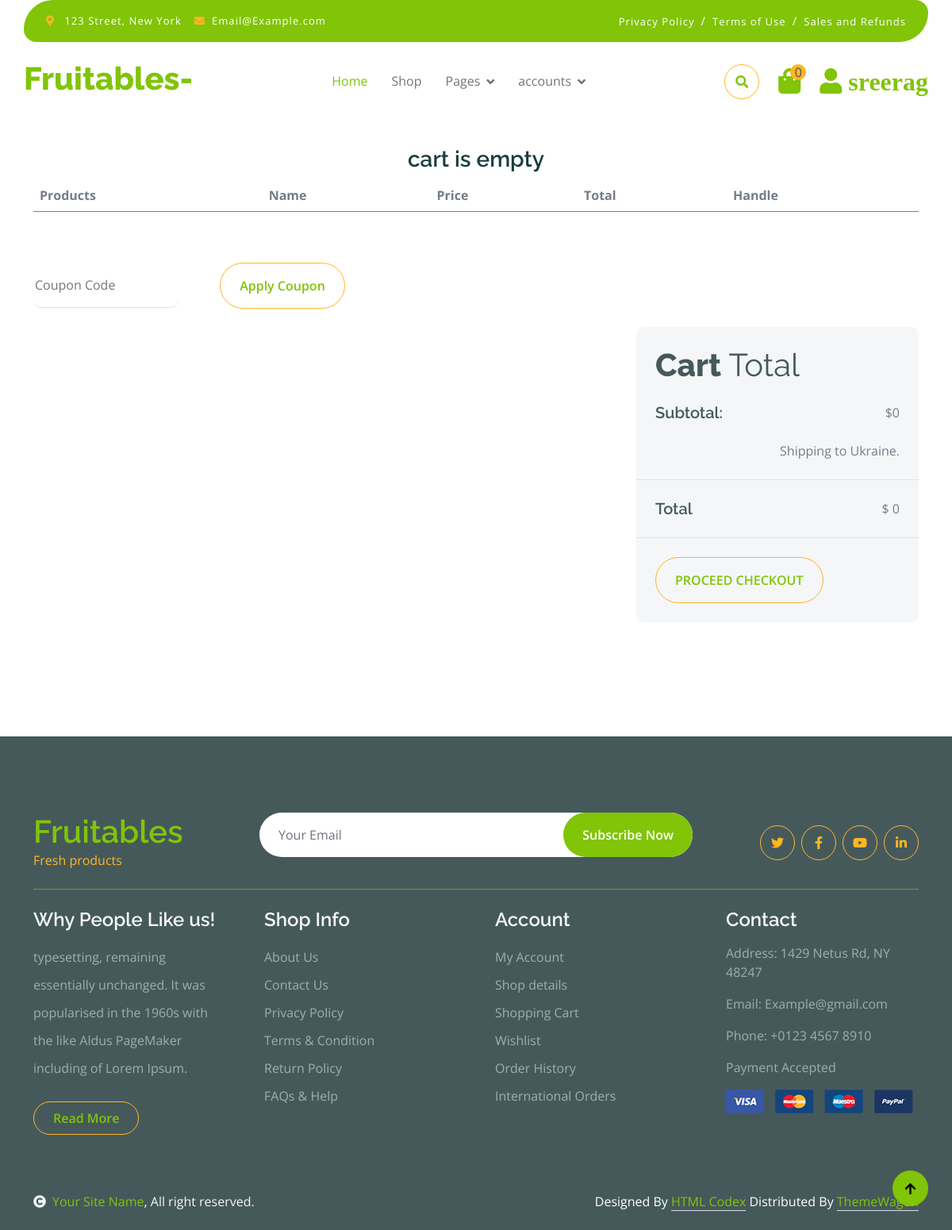
The page /cart/ (signed in) on the database as committed earlier.
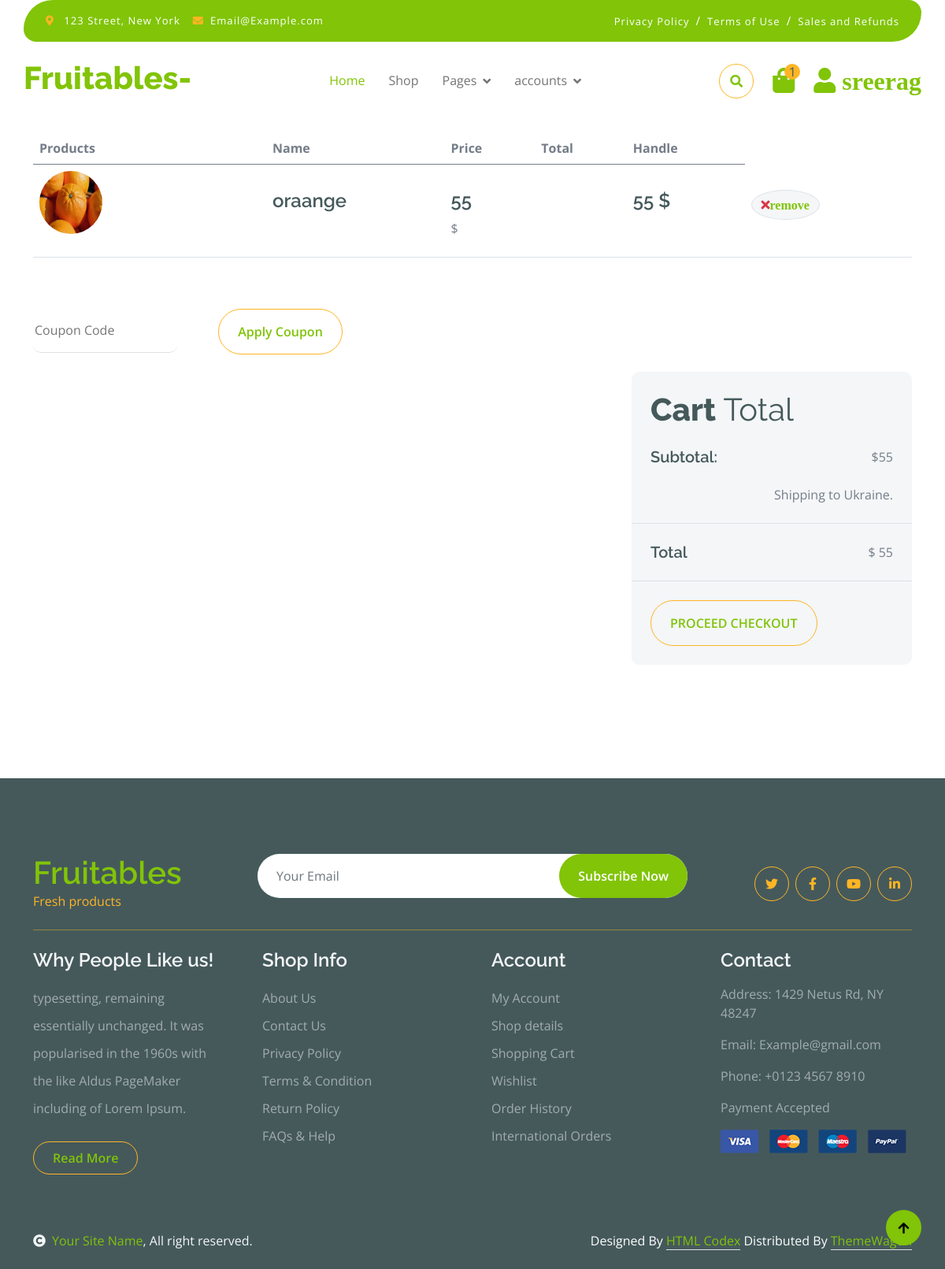
The same page on the database as committed later.
### cart/models.py (models this page shows, shortened)
class Cart(models.Model):
    product = models.ForeignKey(
        Product, on_delete=models.CASCADE, blank=True, null=True)
    user = models.ForeignKey(
        User, on_delete=models.CASCADE, blank=True, null=True)
    qty = models.IntegerField(default=1)
    total = models.IntegerField(blank=True, null=True)

### app/models.py (models this page shows)
class Product(models.Model):
    name = models.CharField(max_length=50, blank=True, null=True)
    desc = models.TextField(blank=True, null=True)
    price = models.IntegerField(blank=True, null=True)
    image = models.ImageField(
        upload_to='images', default='image not available')
    thumbnails = models.ImageField(upload_to='thumbnail', blank=True)
    categ = models.ForeignKey(
        'category', on_delete=models.CASCADE, blank=True, null=True)
    created = models.DateTimeField(auto_now=True)
    def __str__(self):
        return self.name
    class Meta:
        ordering = ['-created']

### cart/views.py (the view)
# urls.py: path('',cart,name='cart'),
def cart(request, *args, **kwargs):
    cart = Cart.objects.filter(user=request.user)
    cart_count=cart.count()
    if cart_count == 0:
        messages.info(request,"cart is empty")
    cart_total=0
    for i in cart:
        cart_total=cart_total+i.total
    context = {'cart': cart,'cart_count':cart_count,'cart_total':cart_total}
    return render(request, 'cart.html', context)

### templates/cart.html
   {% extends 'index.html' %}
   {% block cart %}
     <br>
     <br>
     <br>
   <div class="container-fluid py-5 ">
    <div class="container py-5">
        <div class="table-responsive">
            <table class="table">
                <thead>
                  <tr>
                    <th scope="col">Products</th>
                    <th scope="col">Name</th>
                    <th scope="col">Price</th>
                    <th scope="col">Total</th>
                    <th scope="col">Handle</th>
                  </tr>
                </thead>
                <tbody>
                    {% include "messages.html" %}
                    {% for i in cart  %}
                    <tr>
                        <th scope="row p-5">
                            <div class="d-flex align-items-center">
                                <img src="{{i.product.image.url}}" class="img-fluid me-5 rounded-circle" style="width: 80px; height: 80px;" alt="">
                            </div>
                        </th>
                        <td>
                            <p class="mb-0 mt-4"><h4>{{i.product}}</h4></p>
                        </td>
                        <td>
                            <p class="mb-0 mt-4"><h4>{{i.product.price}} </h4>$</p>
                        </td>
                        <td>
                        </td>
                        <td>
                            <p class="mb-0 mt-4"><h4>{{i.total}}  $</h4> </p>
                        </td>
                        <td>
                            <button class="btn btn-md rounded-circle bg-light border mt-4" >
                                <i class="fa fa-times text-danger"><a href="{% url 'remove-from-cart' i.id %}">remove</a></i>
                            </button>
                        </td>
                    </tr>
                    {% endfor %}
                </tbody>
            </table>
        </div>
        <div class="mt-5">
            <input type="text" class="border-0 border-bottom rounded me-5 py-3 mb-4" placeholder="Coupon Code">
            <button class="btn border-secondary rounded-pill px-4 py-3 text-primary" type="button">Apply Coupon</button>
        </div>
        <div class="row g-4 justify-content-end">
            <div class="col-8"></div>
            <div class="col-sm-8 col-md-7 col-lg-6 col-xl-4">
                <div class="bg-light rounded">
                    <div class="p-4">
                        <h1 class="display-6 mb-4">Cart <span class="fw-normal">Total</span></h1>
                        <div class="d-flex justify-content-between mb-4">
                            <h5 class="mb-0 me-4">Subtotal:</h5>
                            <p class="mb-0">${{cart_total}}</p>
                        </div>
                        <p class="mb-0 text-end">Shipping to Ukraine.</p>
                    </div>
                    <div class="py-4 mb-4 border-top border-bottom d-flex justify-content-between">
                        <h5 class="mb-0 ps-4 me-4">Total</h5>
                        <p class="mb-0 pe-4">$ {{cart_total}}</p>
                    </div>
                    <button class="btn border-secondary rounded-pill px-4 py-3 text-primary text-uppercase mb-4 ms-4" type="button"><a href="{% url 'checkout' %}">Proceed Checkout</a></button>
                </div>
            </div>
        </div>
    </div>
</div>
{% endblock cart %}

### templates/index.html (shortened to what the changed rows need)
{% load static %}
<!DOCTYPE html>
<html lang="en">
  <head>
    <link
      rel="stylesheet"
      href="https://use.fontawesome.com/releases/v5.15.4/css/all.css"
    />
    <link
      href="https://cdn.jsdelivr.net/npm/bootstrap-icons@1.4.1/font/bootstrap-icons.css"
      rel="stylesheet"
    />
    <link
      href="{% static 'lib/lightbox/css/lightbox.min.css' %}"
      rel="stylesheet"
    />
    <link
      href="{% static 'lib/owlcarousel/assets/owl.carousel.min.css' %}"
      rel="stylesheet"
    />
    <link href="{% static 'css1/bootstrap.min.css' %}" rel="stylesheet" />
    <link href="{% static 'css1/style.css' %}" rel="stylesheet" />
  </head>
  <body>
    <div class="container-fluid fixed-top">
      <div class="container px-0">
        <nav class="navbar navbar-light bg-white navbar-expand-xl">
          <a href="index.html" class="navbar-brand"
            ><h1 class="text-primary display-6">Fruitables-</h1></a
          >
          <div class="collapse navbar-collapse bg-white" id="navbarCollapse">
            <div class="d-flex m-3 me-0">
              <a href="{% url 'cart' %}" class="position-relative me-4 my-auto">
                <i class="fa fa-shopping-bag fa-2x"></i>
                <span
                  class="position-absolute bg-secondary rounded-circle d-flex align-items-center justify-content-center text-dark px-1"
                  style="top: -5px; left: 15px; height: 20px; min-width: 20px"
                  >{{cart_count}}</span
                >
              </a>
            </div>
          </div>
        </nav>
      </div>
    </div>
    {% block cart %}
    {% endblock cart %}
    <div class="container-fluid bg-dark text-white-50 footer pt-5 mt-5">
      <div class="container py-5">
        <div
          class="pb-4 mb-4"
          style="border-bottom: 1px solid rgba(226, 175, 24, 0.5)"
        >
          <div class="row g-4">
            <div class="col-lg-3">
              <a href="#">
                <h1 class="text-primary mb-0">Fruitables</h1>
              </a>
            </div>
          </div>
        </div>
      </div>
    </div>
  </body>
</html>

Rows that differ between the two databases and show on the page:
added Cart: product.image (picture), product "oraange", product.price "55", total "55"
Other text that changed with them:
{{ cart_count }}: "0" → "1"
{{ cart_total }}: "0" → "55"
list line gone: "cart is empty"
